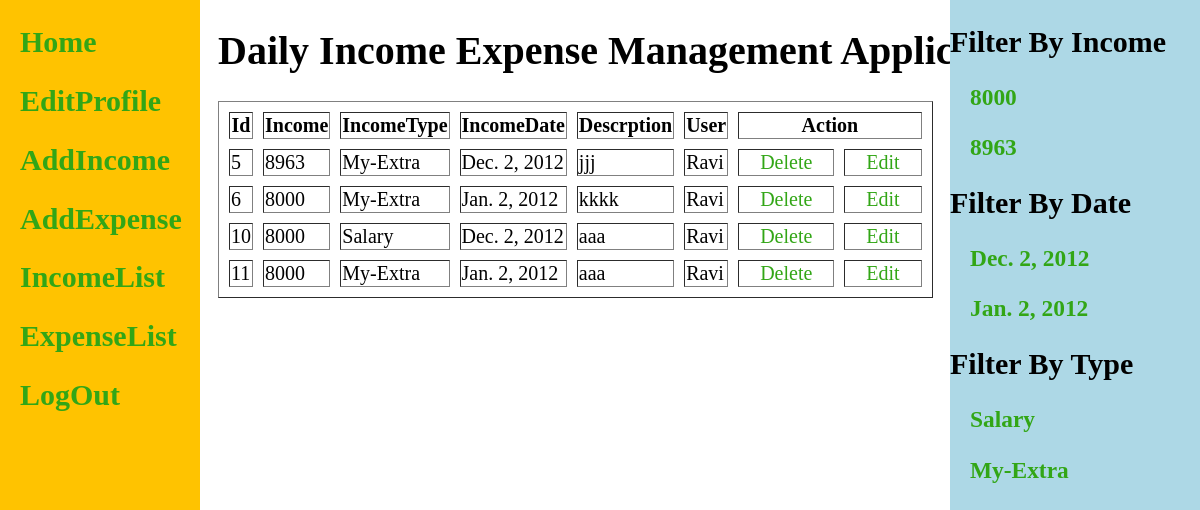
Screenshot of /inc-list (signed in) with the database file from the repository.
### income/models.py (models this page shows)
class Income(models.Model):
    income=models.IntegerField()
    incomeType=models.CharField(max_length=50)
    incomeDate=models.DateField()
    description=models.TextField(max_length=400)
    user=models.ForeignKey(User,on_delete=models.CASCADE)
    class Meta:
        db_table="income"

### income/views.py (the view)
# urls.py: path('list',v.income_list,name="inclist"),
def income_list(request):
    uid=request.session.get("uid")
    incl=Income.objects.filter(user=uid)
    inc_amount=set()
    inc_type=set()
    inc_date=set()
    for i in incl:
        inc_amount.add(i.income)
        inc_date.add(i.incomeDate)
        inc_type.add(i.incomeType)
    context={'incl':incl,'inc_amount':inc_amount,'inc_type':inc_type,'inc_date':inc_date}
    return render(request,"incomelist.html",context)

### income/templates/incomelist.html (shortened to what this page needs)
{%extends 'base.html'%} {%block body%}
<table cellspacing="10" border="1">
    <tr>
        <th>Id</th>
        <th>Income</th>
        <th>IncomeType</th>
        <th>IncomeDate</th>
        <th>Descrption</th>
        <th>User</th>
        <th colspan="2">Action</th>
    </tr>
    {%for i in incl%}
    <tr>
        <td>{{i.id}}</td>
        <td>{{i.income}}</td>
        <td>{{i.incomeType}}</td>
        <td>{{i.incomeDate}}</td>
        <td>{{i.description}}</td>
        <td>{{i.user}}</td>
        <td><a href="{%url 'income:dincome' i.id %}">Delete</a></td>
        <td><a href="">Edit</a></td>
    </tr>
    {%endfor%}
</table>
<div id="rside">
    <h2>Filter By Income</h2>
    {%for i in inc_amount%}
    <h3> <a href="{%url 'income:income' i %}">{{i}}</a> </h3>
    {%endfor%}
    <h2>Filter By Date</h2>
    {%for i in inc_date%}
    <h3> <a href="{%url 'income:bdate' i %}">{{i}}</a> </h3>
    {%endfor%}
    <h2>Filter By Type</h2>
    {%for i in inc_type%}
    <h3> <a href="{%url 'income:type' i %}">{{i}}</a> </h3>
    {%endfor%}
</div>
{%endblock%}

### account/templates/base.html (shortened to what this page needs)
<!DOCTYPE html>
<html lang="en">
<head>
</head>
<body>
    <div id="sidnav">
        <h2><a href="/">Home</a></h2>
        {% if user.is_authenticated%}
        <h2><a href="{%url 'account:editprofile' %}">EditProfile</a></h2>
        <h2><a href="{%url 'income:addincome' %}">AddIncome</a></h2>
        <h2><a href="{%url 'expense:addexpense' %}">AddExpense</a></h2>
        <h2><a href="{%url 'income:inclist' %}">IncomeList</a></h2>
        <h2><a href="{%url 'expense:explist' %}">ExpenseList</a></h2>
        <h2><a href="{%url 'account:logout' %}">LogOut</a></h2>
        {%else%}
        <h2><a href="{%url 'account:adduser' %}">Register</a></h2>
        <h2><a href="{%url 'account:login' %}">Login</a></h2>
        {%endif%}
    </div>
    <div id="main">
        <h1> Daily Income Expense Management Application</h1>
        {%block body%} {%endblock%}
    </div>
</body>
</html>

### account/templates/base.html (style rules this page uses)
#sidnav { width: 200px; height: 100%; background-color: #FFC300 ; font-size: 20px; position: fixed; left: 0%; top: 0%; }
a { color: #32A616; margin: 20px; text-decoration: none; }
#main { padding-left: 210px; font-size: 20px; }

### income/templates/incomelist.html (style rules this page uses)
#rside { width: 250px; height: 100%; background-color: lightblue; position: fixed; top: 0%; right: 0%; }

### rows the page displays
Income: id "5", income "8963", incomeType "My-Extra", incomeDate "Dec. 2, 2012", description "jjj", user "Ravi", inc_date "Dec. 2, 2012", inc_type "My-Extra"
Income: id "6", income "8000", incomeType "My-Extra", incomeDate "Jan. 2, 2012", description "kkkk", user "Ravi", inc_date "Jan. 2, 2012"
Income: id "10", income "8000", incomeType "Salary", incomeDate "Dec. 2, 2012", description "aaa", user "Ravi", inc_type "Salary"
Income: id "11", income "8000", incomeType "My-Extra", incomeDate "Jan. 2, 2012", description "aaa", user "Ravi"

### other values shown
{{ i }} "8000" "8963"
